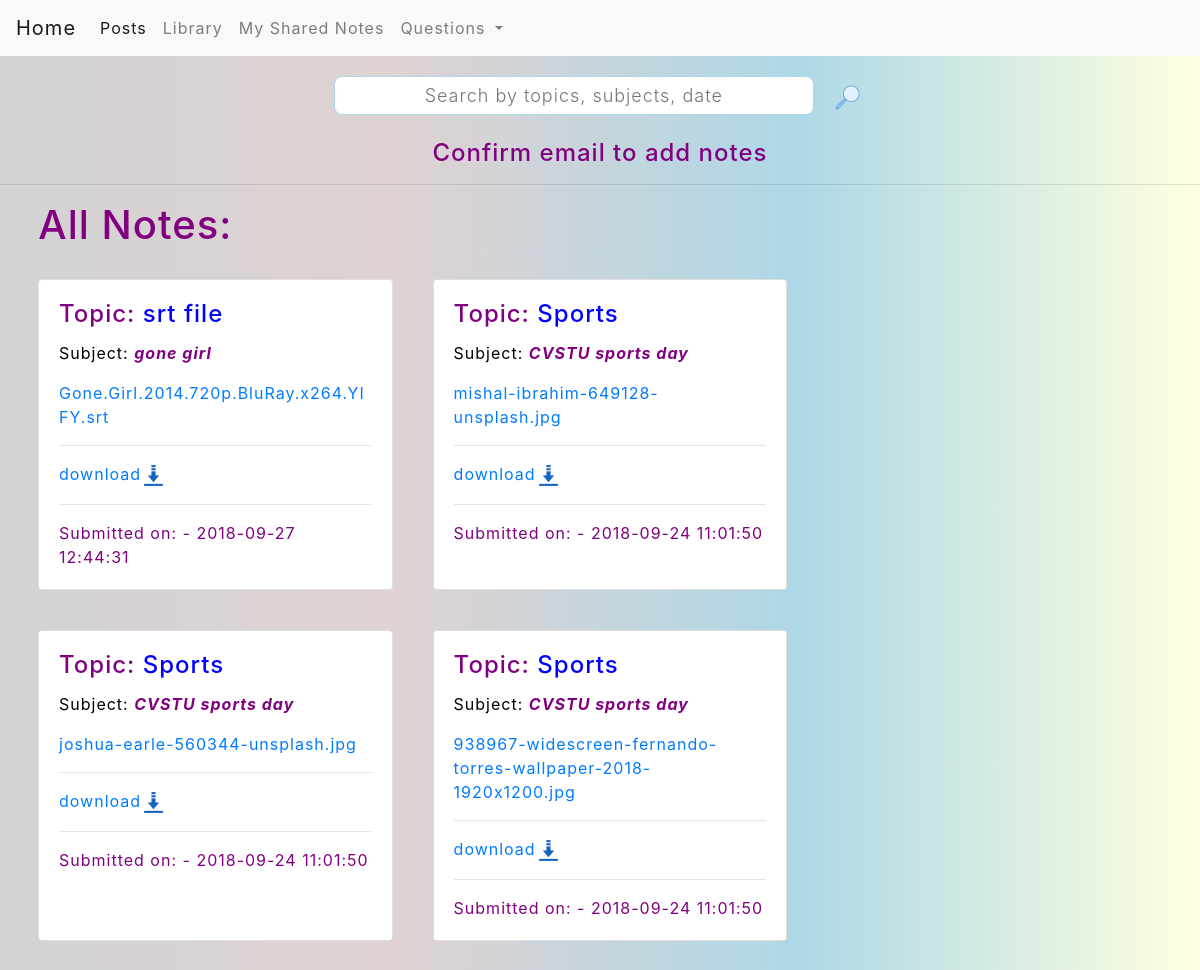
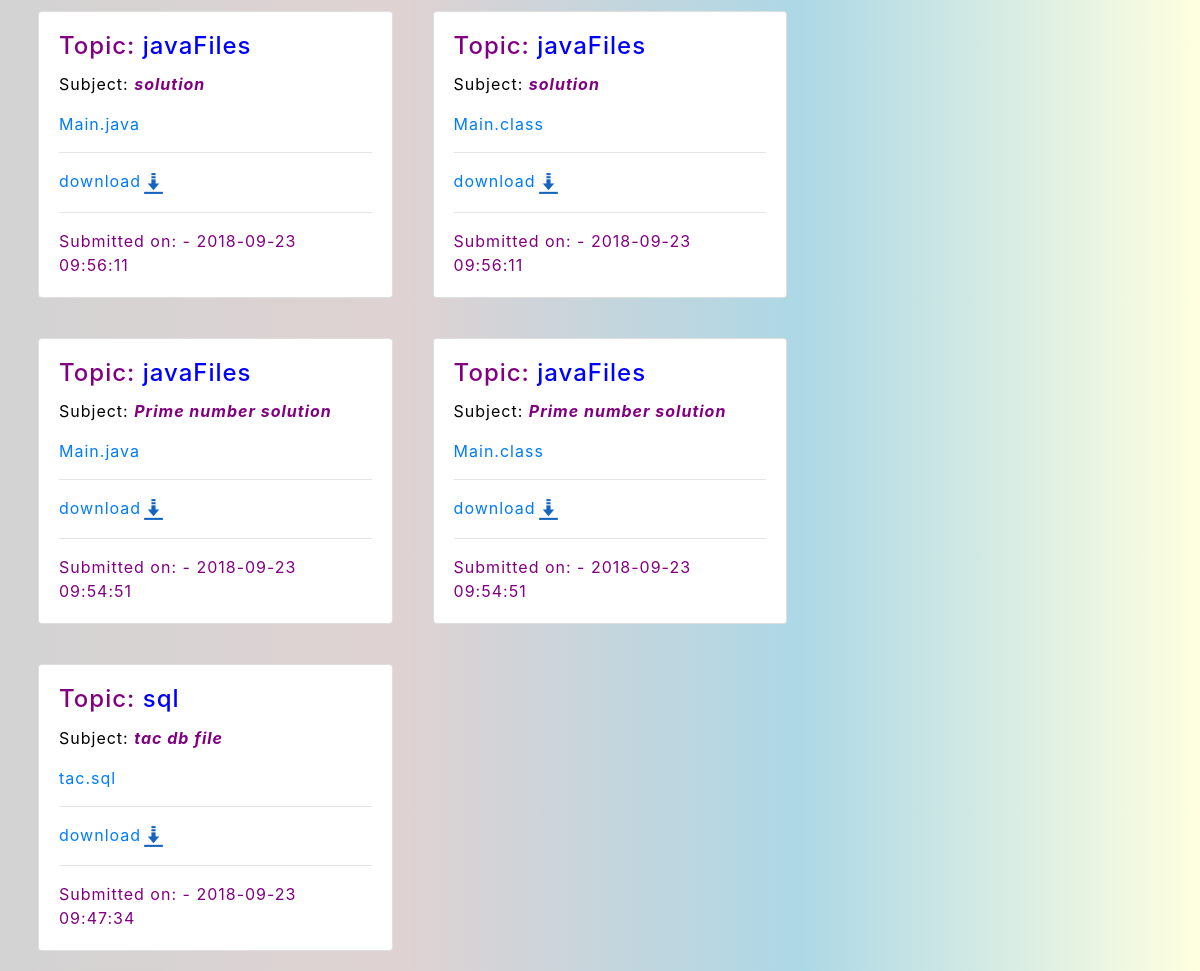
The page /library.php on the database its author committed (2 pictures, top to bottom).
### tables this page shows
CREATE TABLE `book` (
  `id` int(11) NOT NULL,
  `name` text NOT NULL,
  `user_id` int(11) NOT NULL,
  `status` tinyint(4) NOT NULL DEFAULT '1',
  `created` datetime NOT NULL,
  `topic` varchar(100) NOT NULL,
  `comment` text NOT NULL
);

### includes/logged/libraryBookCard.php (the view, shortened to what this page needs)
<div class="card">
	<div class="card-body">
		<h4 class="card-title">Topic: <a class="topic" href="book.php?name=<?php echo $book['topic']; ?>"><?php echo $book['topic']; ?></a>
		</h4>
		<p class="card-text comment">Subject: <em><b><?php echo $book['comment']; ?></b></em></p>
		<?php
			$topicDir = $book['topic'];
			if (stripos($topicDir, " ")) {
				$topicDir = str_replace(" ", "_", $topicDir);
			}
			$extension = pathinfo($book['name'], PATHINFO_EXTENSION);
			if ($extension == 'jpg' || $extension == 'jpeg' || $extension == 'png') {
				echo "<a target='_blank' href=assets/notes/" . $topicDir . "/" . $book['name'] . ">" . $book['name'] . "</a><hr>";
				echo "<a download target='_blank' href=assets/notes/" . $topicDir . "/" . $book['name'] . ">" . "download" . "<img src=" . "assets/images/icons/download.png" . ">" . "</a>";
			} else {
				echo "<a target='_blank' href=assets/notes/" . $topicDir . "/" . $book['name'] . ">" . $book['name'] . "</a><hr>";
				echo "<a download target='_blank' href=assets/notes/" . $topicDir . "/" . $book['name'] . ">" . "download" . "<img src=" . "assets/images/icons/download.png" . ">" . "</a>";
			}
		?>
		<hr>
		<p class="card-text">Submitted on:
			?> - <?php echo $book['created']; ?>
		</p>
	</div>
</div>

### includes/header.php (shortened to what this page needs)
<!DOCTYPE html>
<html>
<head>
	<link rel="stylesheet" href="assets/bs4/bs4.min.css">
	<link rel="stylesheet" href=<?php if(isset($cssStyle)) echo $cssStyle;?>>
</head>
<body>

### includes/logged/navbar.php (shortened to what this page needs)
<nav class="navbar navbar-expand-lg navbar-light bg-light">
	<a class="navbar-brand" href="index.php">Home</a>
	<div class="collapse navbar-collapse" id="navbarSupportedContent">
		<ul class="navbar-nav mr-auto">
			<li class="nav-item active">
				<a class="nav-link" href="allPosts.php">Posts <span class="sr-only">(current)</span></a>
			</li>
			<li class="nav-item">
				<a class="nav-link" href="library.php">Library</a>
			</li>
			<li class="nav-item">
				<a class="nav-link" href="myNotes.php">My Shared Notes</a>
			</li>
			<li class="nav-item dropdown">
				<a class="nav-link dropdown-toggle" href="#" id="navbarDropdown" role="button" data-toggle="dropdown" aria-haspopup="true" aria-expanded="false">
					Questions
				</a>
			</li>
		</ul>
	</div>
</nav>

### library.php (shortened to what this page needs)
<?php
	include('includes/config.php');
	$cssStyle = "assets/css/index.css";
	include('includes/header.php');
	include('includes/logged/navbar.php');
?>
<div class="library">
	<?php include("includes/logged/librarySearchAndModal.php"); ?>
	<hr>
	<h1 class="container-fluid">&nbsp;&nbsp;All Notes: </h1>
	<div class="allNotes">
		<?php
			$books = mysqli_query($con, "SELECT id, name, user_id, created, topic, comment FROM book ORDER BY id DESC, created DESC");
			if (mysqli_num_rows($books) <= 0) {
				echo "<h4>No Notes Available</h4><hr>";
			} else {
				while($book = mysqli_fetch_array($books)) {
					include('includes/logged/libraryBookCard.php');
				}
			}
		?>
	</div>
</div>

### includes/logged/librarySearchAndModal.php (shortened to what this page needs)
<div class="searchLibrary">
		<form method="get" action="searchLibrary.php">
			<input type="text" name="search" class="searchInput" placeholder="Search by topics, subjects, date">
			<button style="border: none; background: none;" type="submit" class="searchLibraryButton" name="searchLibraryButton"><img class="searchImage" src="assets/images/icons/search.png"></button>
		</form>
	</div>
	<br>
	<?php if ($_SESSION['mail'] == 1) {
	?>
		<div class="modalToggleButton">
			<button type="button" class="btn btn-primary" data-toggle="modal" data-target="#myModal">
				Contribute to this library
			</button>
		</div>
	<?php
	} else {
		echo "<h4 style='text-align: center;'>Confirm email to add notes</h4>";
	} ?>

### assets/css/index.css (style rules this page uses)
html, body { margin: 0; padding: 0; height: 100%; background: linear-gradient(to right, lightgrey, #dfd2d2, lightblue, lightyellow); }
* { color: purple; letter-spacing: 1px; }
* button { border: none; background: none; cursor: pointer; }
* em { color: black; }
.library { margin-top: 20px; width: 100%; height: auto; }
.library .allNotes { margin: 10px 0 20px 18px; color: lightblue; display: flex; flex-flow: wrap; }
.library .allNotes .card { width: 30%; }
.card-body .topic { color: blue; }
.card-body .comment { color: black; }
.searchLibrary { text-align: center; width: 50%; margin-left: 25%; z-index: 3; }
.searchLibrary .searchInput { border: 1px groove lightblue; border-radius: 8px; width: 80%; height: 39px; color: #0b6161; font-size: 18px; font-weight: 300; text-align: center; }
.searchLibrary .searchImage { margin-left: 10px; }

### rows shown on the page
book: topic "srt file", comment "gone girl", name "Gone.Girl.2014.720p.BluRay.x264.YIFY.srt", created "2018-09-27 12:44:31"
book: topic "Sports", comment "CVSTU sports day", name "mishal-ibrahim-649128-unsplash.jpg", created "2018-09-24 11:01:50"
book: topic "Sports", comment "CVSTU sports day", name "joshua-earle-560344-unsplash.jpg", created "2018-09-24 11:01:50"
book: topic "Sports", comment "CVSTU sports day", name "938967-widescreen-fernando-torres-wallpaper-2018-1920x1200.jpg", created "2018-09-24 11:01:50"
book: topic "javaFiles", comment "solution", name "Main.java", created "2018-09-23 09:56:11"
book: topic "javaFiles", comment "solution", name "Main.class", created "2018-09-23 09:56:11"
book: topic "javaFiles", comment "Prime number solution", name "Main.java", created "2018-09-23 09:54:51"
book: topic "javaFiles", comment "Prime number solution", name "Main.class", created "2018-09-23 09:54:51"
book: topic "sql", comment "tac db file", name "tac.sql", created "2018-09-23 09:47:34"
